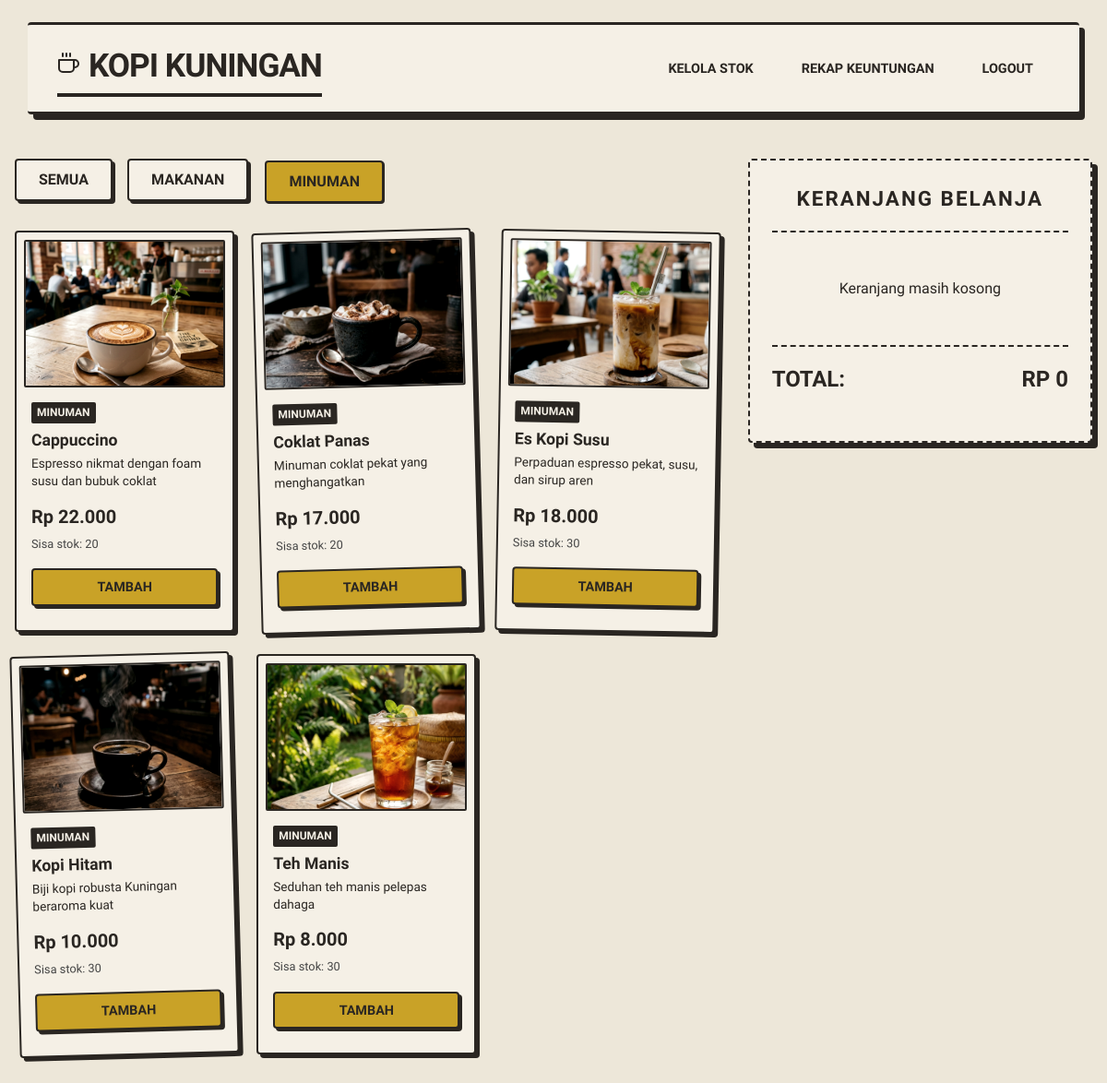
/menu.php?kategori=minuman (signed in), run on the app's committed database.
### tables this page shows
CREATE TABLE `produk` (
  `id` int(11) NOT NULL AUTO_INCREMENT,
  `nama` varchar(100) NOT NULL,
  `deskripsi` text DEFAULT NULL,
  `kategori` enum('makanan','minuman') NOT NULL,
  `harga_jual` int(11) NOT NULL,
  `harga_modal` int(11) NOT NULL,
  `stok` int(11) NOT NULL,
  `gambar` varchar(255) DEFAULT NULL,
  PRIMARY KEY (`id`)
);

### menu.php (the view, shortened to what this page needs)
<?php
require 'config.php';
$kategori_filter = isset($_GET['kategori']) ? $_GET['kategori'] : (isset($_POST['kategori']) ? $_POST['kategori'] : 'semua');
if ($kategori_filter == 'makanan') {
    $stmt = $pdo->prepare("SELECT * FROM produk WHERE kategori = 'makanan' ORDER BY nama ASC");
    $stmt->execute();
} elseif ($kategori_filter == 'minuman') {
    $stmt = $pdo->prepare("SELECT * FROM produk WHERE kategori = 'minuman' ORDER BY nama ASC");
    $stmt->execute();
} else {
    $stmt = $pdo->prepare("SELECT * FROM produk ORDER BY kategori, nama ASC");
    $stmt->execute();
}
$produk_list = $stmt->fetchAll();
?>
<!DOCTYPE html>
<html lang="id">
<head>
    <link rel="stylesheet" href="assets/style.css">
</head>
<body>
<?php include 'includes/navbar.php'; ?>
<div class="container">
    <div class="row">
        <div class="col-md-8">
            <div class="tabs">
                <a href="menu.php?kategori=semua" class="tab-btn <?= $kategori_filter == 'semua' ? 'active' : '' ?>">Semua</a>
                <a href="menu.php?kategori=makanan" class="tab-btn <?= $kategori_filter == 'makanan' ? 'active' : '' ?>">Makanan</a>
                <a href="menu.php?kategori=minuman" class="tab-btn <?= $kategori_filter == 'minuman' ? 'active' : '' ?>">Minuman</a>
            </div>
            <div class="product-grid">
                <?php foreach($produk_list as $p): ?>
                <div class="card">
                    <div class="card-img">
                        <?php if ($p['gambar'] && file_exists('assets/produk/' . $p['gambar'])): ?>
                            <img src="assets/produk/<?= $p['gambar'] ?>" alt="<?= $p['nama'] ?>" style="width:100%; height:100%; object-fit:cover;">
                        <?php else: ?>
                            <div style="font-size: 2rem; color: #ccc;">☕</div>
                        <?php endif; ?>
                    </div>
                    <div class="card-body">
                        <span class="card-category"><?= htmlspecialchars($p['kategori']) ?></span>
                        <h4 class="card-title" style="margin-bottom: 0.3rem;"><?= htmlspecialchars($p['nama']) ?></h4>
                        <?php if(!empty($p['deskripsi'])): ?>
                            <p style="font-size: 0.85rem; color: var(--text-muted); margin-bottom: 0.8rem; line-height: 1.4; font-family: var(--font-sans); display: -webkit-box; -webkit-line-clamp: 2; -webkit-box-orient: vertical; overflow: hidden;">
                                <?= htmlspecialchars($p['deskripsi']) ?>
                            </p>
                        <?php else: ?>
                            <div style="margin-bottom: 0.8rem;"></div>
                        <?php endif; ?>
                        <div class="card-price">Rp <?= number_format($p['harga_jual'], 0, ',', '.') ?></div>
                        <div class="card-stock">Sisa stok: <?= $p['stok'] ?></div>
                        <form method="POST" action="menu.php">
                            <?php if($p['stok'] > 0): ?>
                                <button type="submit" name="add_to_cart" class="btn btn-primary btn-block">Tambah</button>
                            <?php else: ?>
                                <button type="button" class="btn btn-block disabled" disabled>Habis</button>
                            <?php endif; ?>
                        </form>
                    </div>
                </div>
                <?php endforeach; ?>
            </div>
        </div>
        <div class="col-md-4">
            <div class="cart-panel">
                <h3>Keranjang Belanja</h3>
                <div class="cart-items">
                    <?php
                    $total = 0;
                    if(!empty($_SESSION['cart'])):
                        foreach($_SESSION['cart'] as $item_id => $item):
                            $subtotal = $item['harga'] * $item['qty'];
                            $total += $subtotal;
                    ?>
                    <div class="cart-item">
                        <div class="cart-item-info">
                            <div class="cart-item-title"><?= htmlspecialchars($item['nama']) ?></div>
                            <div class="cart-item-price">Rp <?= number_format($item['harga'], 0, ',', '.') ?></div>
                        </div>
                        <div class="cart-item-actions">
                            <a href="menu.php?action=minus&id=<?= $item_id ?>&kategori=<?= urlencode($kategori_filter) ?>" class="qty-btn text-center text-decoration-none" style="display:inline-block; line-height:28px; text-decoration:none; color:black;">-</a>
                            <span><?= $item['qty'] ?></span>
                            <a href="menu.php?action=plus&id=<?= $item_id ?>&kategori=<?= urlencode($kategori_filter) ?>" class="qty-btn text-center text-decoration-none" style="display:inline-block; line-height:28px; text-decoration:none; color:black;">+</a>
                        </div>
                    </div>
                    <?php
                        endforeach;
                    else:
                    ?>
                    <p class="text-muted text-center" style="margin: 2rem 0;">Keranjang masih kosong</p>
                    <?php endif; ?>
                </div>
                <div class="cart-total-section">
                    <div class="cart-total-row">
                        <span>Total:</span>
                        <span>Rp <?= number_format($total, 0, ',', '.') ?></span>
                    </div>
                </div>
            </div>
        </div>
    </div>
</div>
</body>
</html>

### assets/style.css (style rules this page uses)
:root { --bg-main: #EDE7D9; --accent-primary: #C9A227; --accent-secondary: #8B3A2B; --surface: #F5F0E6; --text-main: #2A2622; --border-color: #2A2622; --font-mono: 'Courier Prime', monospace; --font-sans: 'Work Sans', sans-serif; }
* { margin: 0; padding: 0; box-sizing: border-box; }
body { background-color: var(--bg-main); color: var(--text-main); font-family: var(--font-sans); line-height: 1.6; }
h1, h2, h3, h4, h5, h6 { font-family: var(--font-mono); color: var(--text-main); }
.container { max-width: 1200px; margin: 3rem auto; padding: 0 1rem; }
.row { display: flex; flex-wrap: wrap; gap: 2rem; }
.col-md-8 { flex: 0 0 calc(66.666% - 1rem); }
.col-md-4 { flex: 0 0 calc(33.333% - 1rem); }
.card { background-color: var(--surface); border: 2px solid var(--border-color); border-radius: 4px; box-shadow: 4px 4px 0 var(--border-color); }
.tabs { display: flex; gap: 1rem; margin-bottom: 2rem; }
.tab-btn { font-family: var(--font-mono); font-weight: 700; padding: 0.5rem 1.5rem; cursor: pointer; background-color: var(--surface); color: var(--text-main); border: 2px solid var(--border-color); border-radius: 4px; box-shadow: 3px 3px 0 var(--border-color); text-transform: uppercase; text-decoration: none; }
.tab-btn.active { background-color: var(--accent-primary); transform: translate(2px, 2px); box-shadow: 1px 1px 0 var(--border-color); }
.product-grid { display: grid; grid-template-columns: repeat(auto-fill, minmax(220px, 1fr)); gap: 1.5rem; }
.product-grid .card { display: flex; flex-direction: column; padding: 0.5rem; background-color: var(--surface); border-radius: 4px; transition: transform 0.2s; }
.product-grid .card:nth-child(even) { transform: rotate(-1.5deg); }
.product-grid .card:nth-child(3n) { transform: rotate(1deg); }
.card-img { width: 100%; height: 160px; border: 2px solid var(--border-color); border-radius: 2px; overflow: hidden; margin-bottom: 0.5rem; }
.card-img img { width: 100%; height: 100%; object-fit: cover; filter: contrast(1.1) saturate(0.9); }
.card-body { padding: 0.5rem; display: flex; flex-direction: column; flex-grow: 1; }
.card-category { font-family: var(--font-mono); font-size: 0.75rem; font-weight: 700; text-transform: uppercase; background-color: var(--text-main); color: var(--surface); padding: 2px 6px; align-self: flex-start; margin-bottom: 0.5rem; border-radius: 2px; }
.card-title { font-family: var(--font-sans); font-weight: 700; font-size: 1.1rem; margin-bottom: 0.5rem; line-height: 1.2; flex-grow: 1; }
.card-price { font-family: var(--font-mono); font-variant-numeric: tabular-nums; font-size: 1.25rem; font-weight: 700; margin-bottom: 0.25rem; }
.card-stock { font-family: var(--font-mono); font-size: 0.8rem; margin-bottom: 1rem; color: #444; }
.cart-panel { background-color: var(--surface); border: 2px dashed var(--border-color); border-radius: 4px; padding: 1.5rem; font-family: var(--font-mono); position: sticky; top: 2rem; box-shadow: 6px 6px 0 var(--border-color); }
.cart-panel h3 { text-align: center; border-bottom: 2px dashed var(--border-color); padding-bottom: 1rem; margin-bottom: 1rem; text-transform: uppercase; letter-spacing: 2px; font-size: 1.4rem; }
.cart-items { max-height: 400px; overflow-y: auto; margin-bottom: 1rem; }
.cart-total-section { border-top: 2px dashed var(--border-color); padding-top: 1rem; margin-top: 1rem; }
.cart-total-row { display: flex; justify-content: space-between; font-size: 1.5rem; font-weight: 700; margin-bottom: 1.5rem; text-transform: uppercase; }
.btn { display: inline-block; font-family: var(--font-mono); font-weight: 700; text-transform: uppercase; text-align: center; text-decoration: none; border: 2px solid var(--border-color); border-radius: 4px; padding: 0.6rem 1rem; cursor: pointer; box-shadow: 3px 3px 0 var(--border-color); color: var(--text-main); background-color: var(--surface); transition: transform 0.1s, box-shadow 0.1s; font-size: 0.9rem; }
.btn-primary { background-color: var(--accent-primary); }
.btn-block { display: block; width: 100%; margin-bottom: 10px; }
.text-center { text-align: center; }

### data on the page
produk: gambar (picture), kategori "MINUMAN", nama "Cappuccino", deskripsi "Espresso nikmat dengan foam susu dan bubuk coklat", harga_jual "22.000", stok "20", shows "TAMBAH"
produk: gambar (picture), kategori "MINUMAN", nama "Coklat Panas", deskripsi "Minuman coklat pekat yang menghangatkan", harga_jual "17.000", stok "20", shows "TAMBAH"
produk: gambar (picture), kategori "MINUMAN", nama "Es Kopi Susu", deskripsi "Perpaduan espresso pekat, susu, dan sirup aren", harga_jual "18.000", stok "30", shows "TAMBAH"
produk: gambar (picture), kategori "MINUMAN", nama "Kopi Hitam", deskripsi "Biji kopi robusta Kuningan beraroma kuat", harga_jual "10.000", stok "30", shows "TAMBAH"
produk: gambar (picture), kategori "MINUMAN", nama "Teh Manis", deskripsi "Seduhan teh manis pelepas dahaga", harga_jual "8.000", stok "30", shows "TAMBAH"

### other printed values
$total "0"
